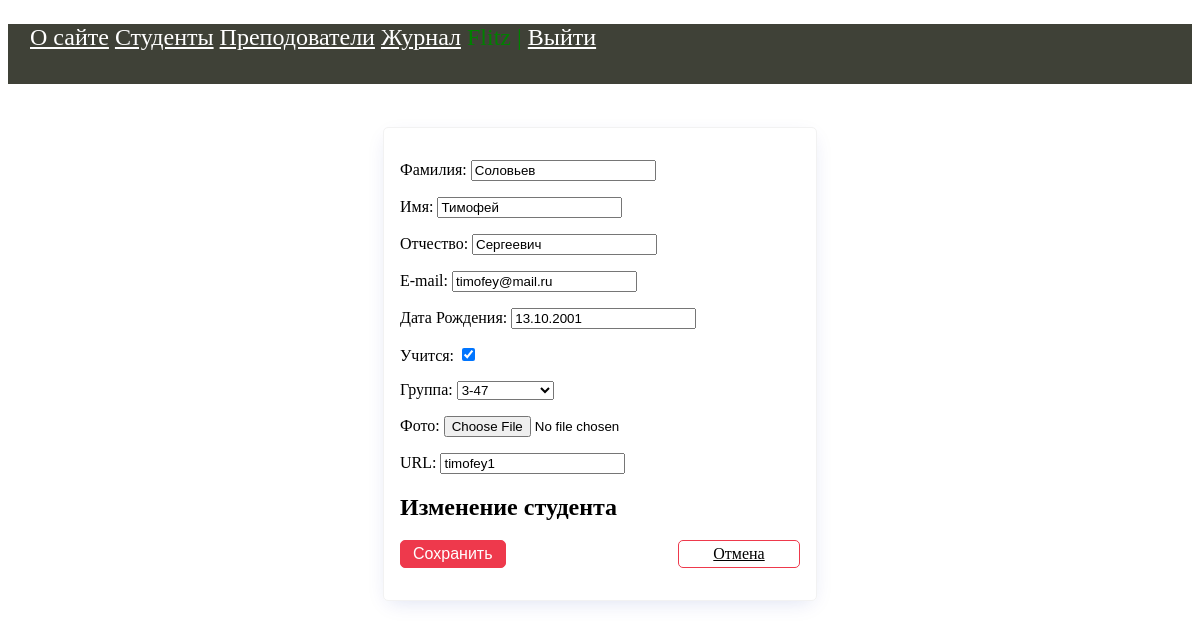
Before: /student/10/update/ (signed in) with the older database file.
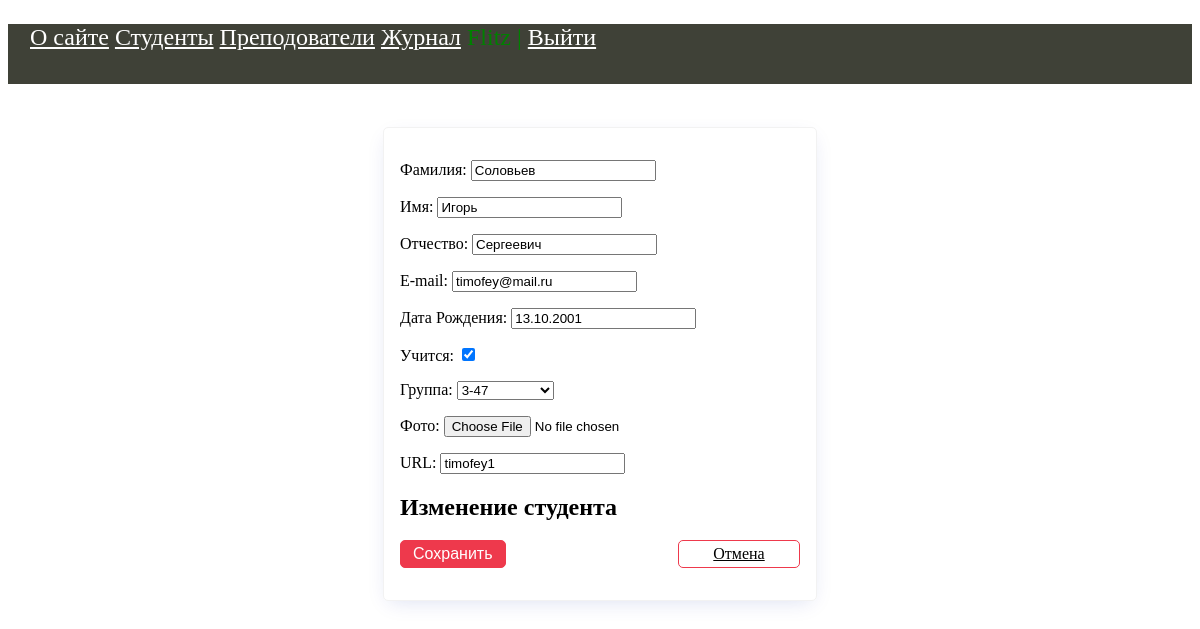
After: the same page with the newer database file.
### students/models.py (models this page shows, shortened)
class Student(models.Model):
    objects = models.Model
    first_name = models.CharField(verbose_name='Имя', max_length=50)
    last_name = models.CharField(verbose_name='Фамилия', max_length=50)
    middle_name = models.CharField(verbose_name='Отчество', max_length=50)
    email = models.EmailField(verbose_name='e-mail', blank=True)
    birth_date = models.DateField(verbose_name='Дата Рождения', default=date(1975, 9, 5))
    created_at = models.DateTimeField(verbose_name='Дата создания', auto_now_add=True)
    updated_at = models.DateTimeField(verbose_name='Дата изменения', auto_now=True)
    is_study = models.BooleanField(verbose_name='Учится', default=True)
    photo = models.ImageField(verbose_name='Фото', upload_to="photos/%Y/%m/%d")
    group = models.ForeignKey('Group', on_delete=models.CASCADE, verbose_name='Группа')
    slug = models.SlugField(verbose_name='URL', max_length=255, unique=True, db_index=True)
    user = models.ForeignKey(User, verbose_name='Пользователь', on_delete=models.CASCADE)
    class Meta:
        verbose_name = 'Студент'
        verbose_name_plural = 'Студенты'
        ordering = ['last_name', 'first_name']
    def get_absolute_url(self):
        return reverse('student', kwargs={'stud_slug': self.slug})

### students/views.py (the view)
# urls.py: path('student/<int:pk>/update/', UpdateStudent.as_view(), name="update_student"),
class UpdateStudent(LoginRequiredMixin, DataMixin, UpdateView):
    model = Student
    form_class = AddStudentForm
    template_name = 'students/update_student.html'
    success_url = reverse_lazy('home')
    context_object_name = 'st'
    def get_context_data(self, **kwargs):
        context = super().get_context_data(**kwargs)
        c_def = self.get_user_context(title='Изменить студента')
        return {**context, **c_def}

### students/forms.py (shortened to what this page needs)
class AddStudentForm(forms.ModelForm):
    def __init__(self, *args, **kwargs):
        super().__init__(*args, **kwargs)
        self.fields['group'].empty_label = 'Не выбрана'
    class Meta:
        model = Student
        fields = ['last_name', 'first_name', 'middle_name', 'email', 'birth_date', 'is_study', 'group', 'photo',
                  'group', 'slug']

### students/models.py (called while the page is built)
    def __str__(self):
        return f'{self.course}-{self.name}'

### students/utils.py (called while the page is built)
    def get_user_context(self, **kwargs):
        context = kwargs
        context['menu'] = menu
        return context

### students/templates/students/update_student.html (shortened to what this page needs)
{% extends 'students/base.html' %}
{% block content %}
<div class="center">
    <form action="{% url 'update_student' st.id %}" class="card" method="post" enctype="multipart/form-data">
        {{ form.as_p }}
        <h2>Изменение студента</h2>
        <p class="form-buttons">
            <input type="submit" class="btn btn-primary" value="Сохранить">
            <a href="{{ st.get_absolute_url }}" class="btn btn-outline">Отмена</a>
        </p>
    </form>
</div>
{% endblock %}

Changed rows visible on the page:
changed Student "Соловьев": first_name "Тимофей" → "Игорь"
